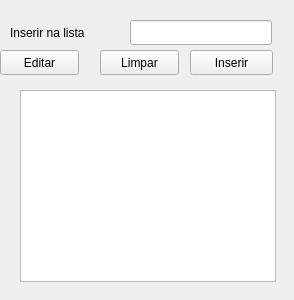
<?xml version="1.0" encoding="UTF-8"?>
<ui version="4.0">
 <class>Widget</class>
 <widget class="QWidget" name="Widget">
  <property name="geometry">
   <rect>
    <x>0</x>
    <y>0</y>
    <width>294</width>
    <height>300</height>
   </rect>
  </property>
  <property name="windowTitle">
   <string>Widget</string>
  </property>
  <widget class="QPushButton" name="botao">
   <property name="geometry">
    <rect>
     <x>190</x>
     <y>50</y>
     <width>83</width>
     <height>25</height>
    </rect>
   </property>
   <property name="text">
    <string>Inserir</string>
   </property>
  </widget>
  <widget class="QLabel" name="label">
   <property name="geometry">
    <rect>
     <x>10</x>
     <y>20</y>
     <width>93</width>
     <height>25</height>
    </rect>
   </property>
   <property name="text">
    <string>Inserir na lista</string>
   </property>
  </widget>
  <widget class="QLineEdit" name="caixa">
   <property name="geometry">
    <rect>
     <x>130</x>
     <y>20</y>
     <width>142</width>
     <height>25</height>
    </rect>
   </property>
  </widget>
  <widget class="QListWidget" name="listWidget">
   <property name="geometry">
    <rect>
     <x>20</x>
     <y>90</y>
     <width>256</width>
     <height>192</height>
    </rect>
   </property>
  </widget>
  <widget class="QPushButton" name="pushButton">
   <property name="geometry">
    <rect>
     <x>100</x>
     <y>50</y>
     <width>79</width>
     <height>25</height>
    </rect>
   </property>
   <property name="text">
    <string>Limpar</string>
   </property>
  </widget>
  <widget class="QPushButton" name="editar">
   <property name="geometry">
    <rect>
     <x>0</x>
     <y>50</y>
     <width>79</width>
     <height>25</height>
    </rect>
   </property>
   <property name="text">
    <string>Editar</string>
   </property>
  </widget>
 </widget>
 <layoutdefault spacing="6" margin="11"/>
 <tabstops>
  <tabstop>caixa</tabstop>
  <tabstop>botao</tabstop>
  <tabstop>pushButton</tabstop>
  <tabstop>editar</tabstop>
  <tabstop>listWidget</tabstop>
 </tabstops>
 <resources/>
 <connections>
  <connection>
   <sender>pushButton</sender>
   <signal>clicked()</signal>
   <receiver>listWidget</receiver>
   <slot>clear()</slot>
   <hints>
    <hint type="sourcelabel">
     <x>133</x>
     <y>69</y>
    </hint>
    <hint type="destinationlabel">
     <x>133</x>
     <y>135</y>
    </hint>
   </hints>
  </connection>
 </connections>
</ui>
